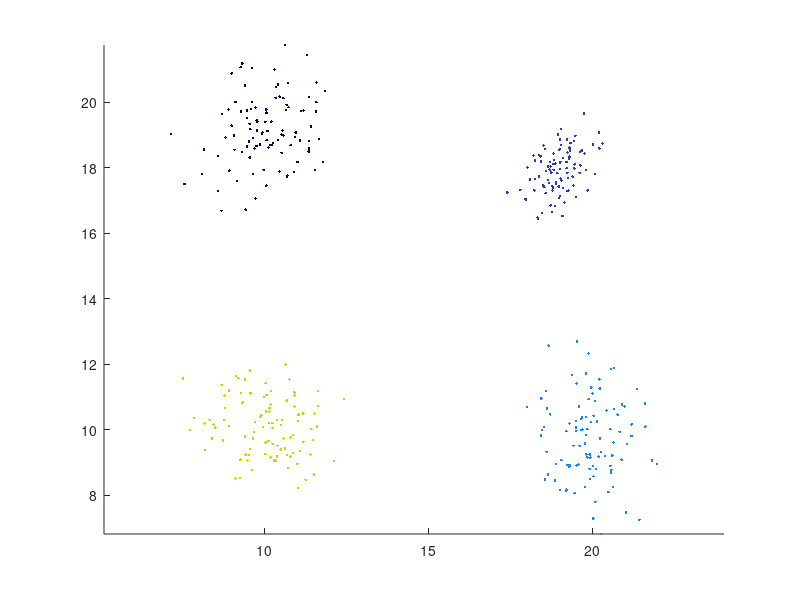

MATLAB code for this plot: (Note: this script raises an error after producing the figure.)
% This file is for the first requirement of exercise 6.
l = 2;  % The dimension of the data vectors
N = 100;  % The number of data vectors
% This will be the theta input into the algorithm
theta = [0, 20, 0, 20; 0, 0, 20, 20];

randn('seed',0)
m = [10 10; 20 10; 10 19; 19 18]; % The distribution means of the clusters
S(:,:,1)=eye(2);
S(:,:,2)=[1.0 .2; .2 1.5];
S(:,:,3)=[1.0 .4; .4 1.1];
S(:,:,4)=[.3 .2; .2 .5];
n_points=N*ones(1,4);
X=[];

figure(1), hold on
for i=1:4
    X=[X; mvnrnd(m(i,:),S(:,:,i),n_points(i))];
end
X=X';

% Plotting the way the data should be.
for i=1:4 
    figure(1), plot(X(1,(i-1)*100+1:i*100),X(2,(i-1)*100+1:i*100),'.', 'Color', rand(1, 3))
end
figure(1), axis equal

% run the algorithm
[theta,bel,J]=k_harm(X,theta);

% Plot the clusters
figure(2), hold on
figure(2), plot(X(1,bel==1),X(2,bel==1),'r.',...
X(1,bel==2),X(2,bel==2),'g*',X(1,bel==3),X(2,bel==3),'bo',...
X(1,bel==4),X(2,bel==4),'cx',X(1,bel==5),X(2,bel==5),'md',...
X(1,bel==6),X(2,bel==6),'yp',X(1,bel==7),X(2,bel==7),'ks')
figure(2), plot(theta(1,:),theta(2,:),'k+')
figure(2), axis equal

